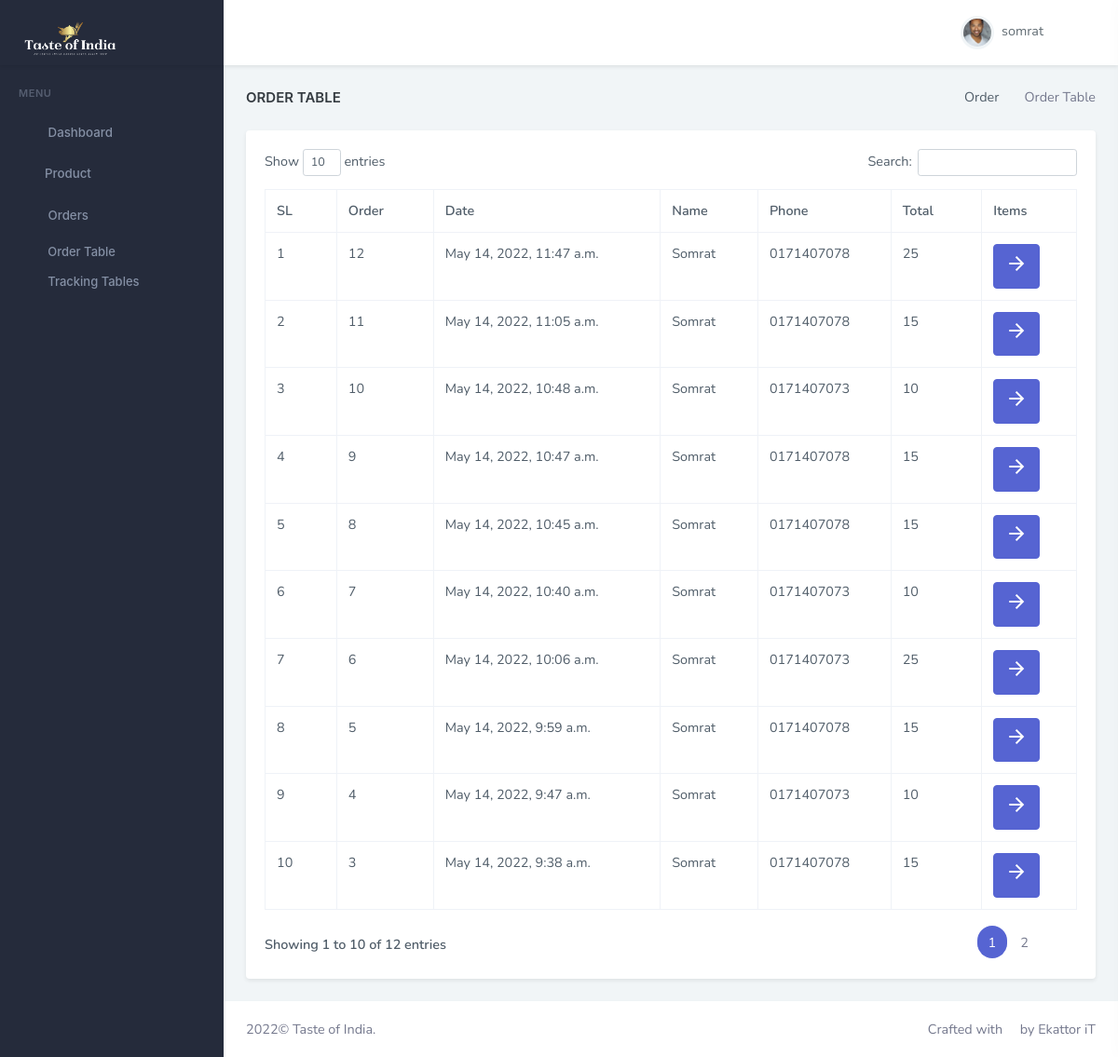
Page /order-table (signed in) on the earlier database version.
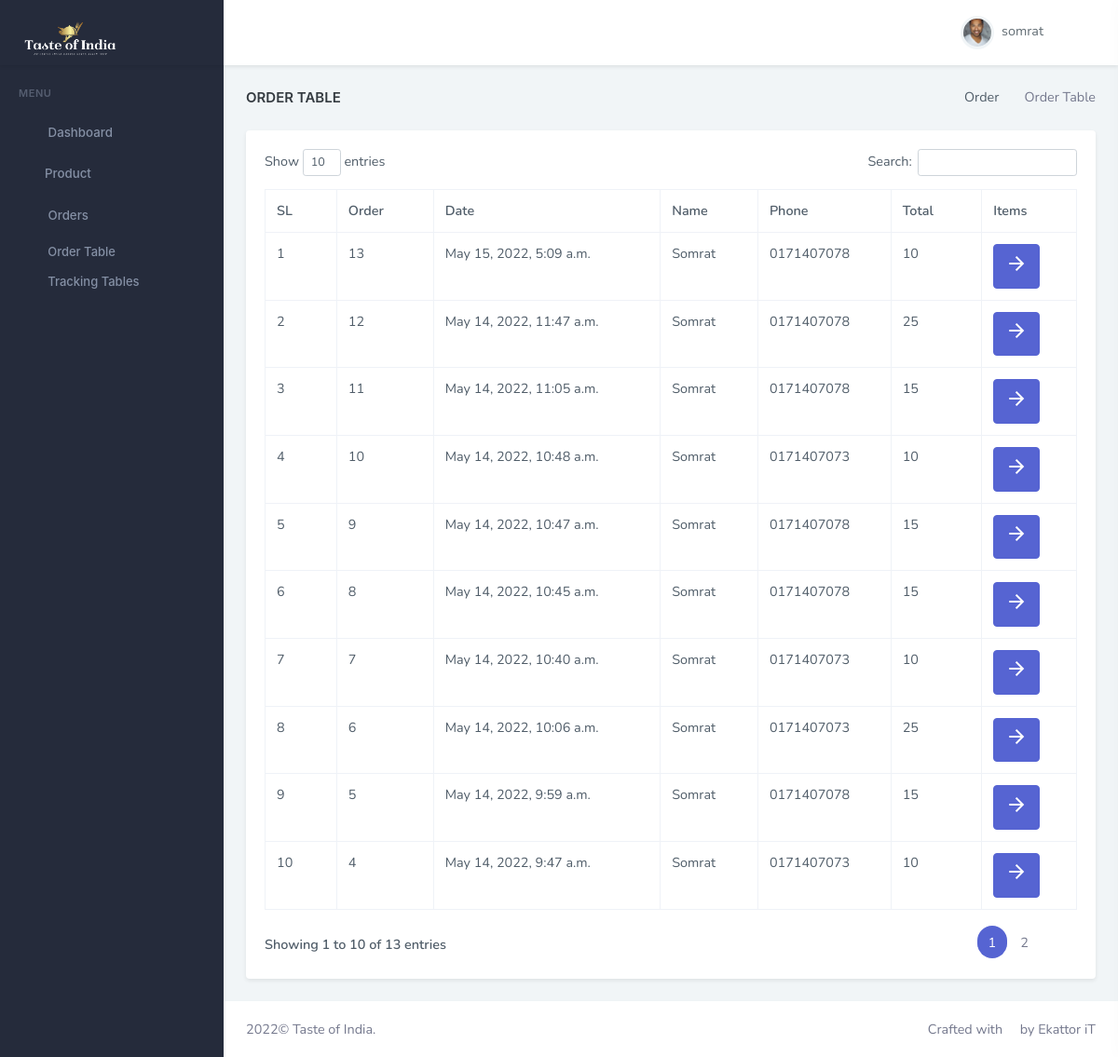
Same page on the later database version.
### dashboard/models.py (models this page shows)
class Orders(models.Model):
    order_id = models.AutoField(primary_key=True)
    items_json = models.CharField(max_length=5000)
    userId = models.IntegerField(default=0)
    amount = models.IntegerField(default=0)
    name = models.CharField(max_length=90)
    email = models.CharField(max_length=111)
    address = models.CharField(max_length=111, null=True, blank=True)
    city = models.CharField(max_length=111, null=True, blank=True)
    state = models.CharField(max_length=111, null=True, blank=True)
    zip_code = models.CharField(max_length=111, null=True, blank=True)
    phone = models.CharField(max_length=111, default="")
    timestamp = models.DateTimeField(default=timezone.now)

### dashboard/views.py (the view)
# urls.py: path('order-table', views.OrderListView.as_view(), name="order-table"),  # order list
class OrderListView(LoginRequiredMixin, ListView, ):
    login_url = 'admin-login'
    model = Orders  # Model I want to Covert to List
    template_name = 'menu/order-table.html'  # Template Name
    context_object_name = 'order'  # Change default name of objectList
    ordering = ['-timestamp', '-order_id']  # Ordering post LIFO
    def get_context_data(self, **kwargs):
        context = super().get_context_data(**kwargs)
        context["title"] = "Order Table"
        context["pageview"] = "Order"
        return context

### templates/menu/order-table.html (shortened to what this page needs)
{% extends 'partials/base.html' %}
{% load static %}
{% block extra_css %}
        <link href="{% static 'libs/datatables.net-bs4/css/dataTables.bootstrap4.min.css' %}" rel="stylesheet" type="text/css" />
        <link href="{% static 'libs/datatables.net-buttons-bs4/css/buttons.bootstrap4.min.css' %}" rel="stylesheet" type="text/css" />
        <link href="{% static 'libs/datatables.net-select-bs4/css//select.bootstrap4.min.css' %}" rel="stylesheet" type="text/css" />
        <link href="{% static 'libs/datatables.net-responsive-bs4/css/responsive.bootstrap4.min.css' %}" rel="stylesheet" type="text/css" />
{% endblock extra_css %}
{% block content %}
                        <div class="row">
                            <div class="col-12">
                                <div class="card">
                                    <div class="card-body">
                                        <div class="col-sm-6 col-md-4 col-xl-3">
                                            </div>
                                        <table id="datatable" class="table table-bordered dt-responsive nowrap" style="border-collapse: collapse; border-spacing: 0; width: 100%;">
                                            <thead>
                                            <tr>
                                                <th>SL</th>
                                                <th>Order</th>
                                                <th>Date</th>
                                                <th>Name</th>
                                                <th>Phone</th>
                                                <th>Total</th>
                                                <th>Items</th>
                                            </tr>
                                            </thead>
                                            <tbody>
                                            {% for item in order %}
                                            <tr>
                                                <td>{{ forloop.counter}}</td>
                                                <td>{{ item.order_id }}</td>
                                                <td>{{ item.timestamp }}</td>
                                                <td>{{ item.name }}</td>
                                                <td>{{ item.phone }}</td>
                                                <td>{{ item.amount }}</td>
                                                <td><button type="button" id="click{{item.order_id}}" class="btn btn-primary waves-effect waves-light" data-bs-toggle="modal" data-bs-target=".bs-example-modal-lg">
                                                                <i class="material-icons">&#xE5C8;</i></button></td>
                                            </tr>
                                            {% endfor %}
                                            </tbody>
                                        </table>
                                    </div>
                                </div>
                            </div>
                        </div>
{% endblock content %}

Differences in the rows shown:
no longer on this page (row unchanged): Orders: order_id "3", timestamp "May 14, 2022, 9:38 a.m.", name "Somrat", phone "0171407078", amount "15"
added Orders: order_id "13", timestamp "May 15, 2022, 5:09 a.m.", name "Somrat", phone "0171407078", amount "10"
Other differences:
text written by a page script: "Show entries Search: Showing 1 to 10 of 12 entries 1 2" → "Show entries Search: Showing 1 to 10 of 13 entries 1 2"
